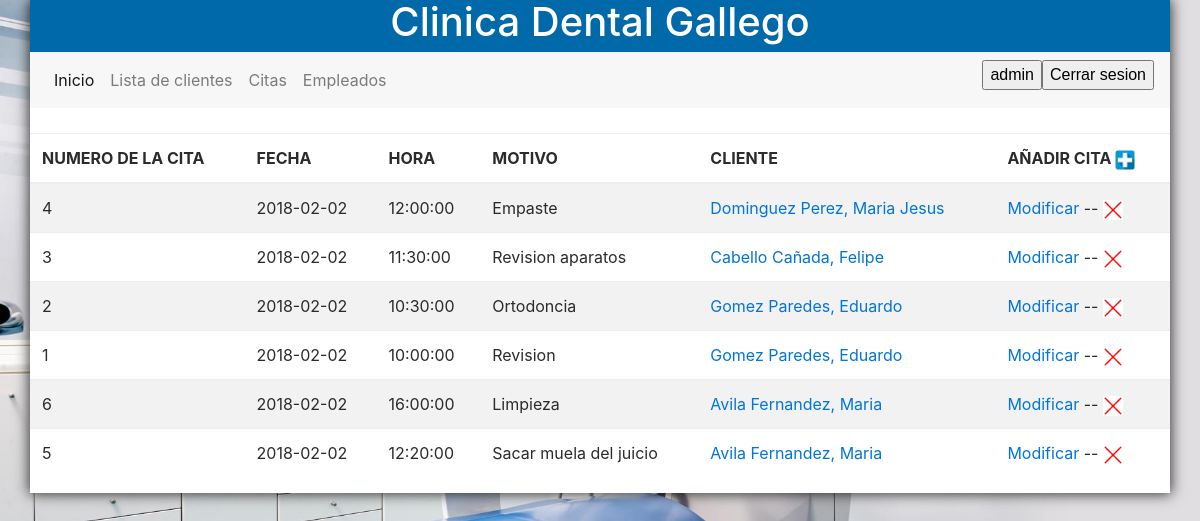
The app's page /admin/citas.php (signed in) with its own data.
### tables this page shows
CREATE TABLE IF NOT EXISTS `citas` (
  `numero` INT(11) NOT NULL AUTO_INCREMENT,
  `fecha` DATE NOT NULL,
  `motivo` VARCHAR(45) NOT NULL,
  `hora` time NOT NULL,
  `id_usuario` INT(11) NOT NULL,
  PRIMARY KEY (`numero`, `id_usuario`),
  CONSTRAINT
    FOREIGN KEY (`id_usuario`)
    REFERENCES `usuarios` (`id_usuario`)
    ON DELETE CASCADE
    ON UPDATE CASCADE);

CREATE TABLE IF NOT EXISTS `facturas` (
  `id_factura` INT(11) NOT NULL AUTO_INCREMENT,
  `cantidad` VARCHAR(45) NOT NULL,
  `numero` INT(11) NOT NULL,
  PRIMARY KEY (`id_factura`, `numero`),
  CONSTRAINT `numero`
    FOREIGN KEY (`numero`)
    REFERENCES `citas` (`numero`)
    ON DELETE CASCADE
    ON UPDATE CASCADE);

CREATE TABLE IF NOT EXISTS `usuarios` (
  `id_usuario` INT(11) NOT NULL AUTO_INCREMENT,
  `nombre` VARCHAR(100) NOT NULL,
  `apellidos` VARCHAR(200) NOT NULL,
  `telefono` INT(9) NOT NULL,
  `user` VARCHAR(45) NOT NULL,
  `password` VARCHAR(45) NOT NULL,
  `tipo` VARCHAR(5) NOT NULL,
  `foto` VARCHAR(200),
  PRIMARY KEY (`id_usuario`));

### admin/citas.php (the view, shortened to what this page needs)
<?php
include_once '../funciones.php';
 ?>
<!DOCTYPE html>
<html lang="es">
  <head>
    <link rel="stylesheet" href="../css/bootstrap.min.css">
    <link rel="stylesheet" href="../js/bootstrap.min.js">
    <link rel="stylesheet" href="../estilo.css">
  </head>
  <body>
      <?php
      $connection=conectar();
      ?>
      <div class="container">
         <?php
          titulo();
          navegador_admin();
          ?>
          <div class="row">
                  <table class="table table-striped">
                      <thead>
                        <tr>
                          <th>NUMERO DE LA CITA </th>
                          <th>FECHA </th>
                          <th>HORA </th>
                          <th>MOTIVO</th>
                          <th>CLIENTE</th>
                          <th>AÑADIR CITA <a href="citas/nueva_cita.php"><img src='images/mas.jpg' width='20' height='20'/></a></th>
                        </tr>
          </thead>
                      <?php
                            $query="select c.*, u.*, f.* from citas c
                                    join usuarios u on c.id_usuario = u.id_usuario
                                    join facturas f where c.numero = f.numero order by fecha desc";
                            if ($result = $connection->query($query)) {
                                while($obj = $result->fetch_object()) {
                                        echo "<tr>";
                                        echo "<td>".$obj->numero."</a></td>";
                                        echo "<td>".$obj->fecha."</td>";
                                        echo "<td>".$obj->hora."</td>";
                                        echo "<td>".$obj->motivo."</td>";
                                        echo "<td><a href='clientes/informe.php?id_usuario=".$obj->id_usuario."'>".$obj->apellidos.", ".$obj->nombre."</td></a>";
                                        echo "<td><a href='facturas/modificar.php?id_factura=".$obj->id_factura."'>  Modificar</a>   --
                                            <a href='citas/borrar.php?numero=".$obj->numero."'><img src='images/croos.png' width='20' height='20'/></a>
                                        </td>";
                                      echo "</tr>";
                                  }
                      }
                    ?>
                  </table>
              </div>
      </div>
  </body>
</html>

### funciones.php (shortened to what this page needs)
<?php
function titulo(){
    echo "          <div class='row'>
                    <div id='titulo' class='col-md-12' >
                           <h1  style='text-align: center'>Clinica Dental Gallego</h1>
                    </div>
          </div>  ";
}
function navegador_admin() {
    echo "<div class='row'>
              <nav class='navbar navbar-toggleable-md navbar-light bg-faded col-12'>
                <div class='collapse navbar-collapse' id='navbarSupportedContent'>
                   <ul class='navbar-nav mr-auto'>
                      <li class='nav-item active'>
                           <a class='nav-link' href='index.php'>Inicio <span class='sr-only'>(current)</span></a>
                      </li>
                       <li class='nav-item'>
                            <a class='nav-link' href='clientes.php'>Lista de clientes</a>
                       </li>
                       <li class='nav-item'>
                             <a class='nav-link' href='citas.php'>Citas</a>
                       </li>
                       <li class='nav-item'>
                             <a class='nav-link' href='empleados.php'>Empleados</a>
                       </li>
                   </ul>
                   <ul class='nav navbar-nav navbar-right'>
                        <li>
                                <button type='button'>";
                        echo $_SESSION['user'];
                            echo "
                        </li>
                        <li>
                             <a href='logout.php'><button type='button'>Cerrar sesion</button></a>
                        </li>
                    </ul>
                </div>
            </nav>
          </div> ";
}
?>

### estilo.css (style rules this page uses)
body { background-color: #aef3ff; }
.container { min-height: 400px; background: white; -webkit-box-shadow: 0px 0px 13px 1px rgba(0,0,0,0.79); -moz-box-shadow: 0px 0px 13px 1px rgba(0,0,0,0.79); box-shadow: 0px 0px 13px 1px rgba(0,0,0,0.79); }
#titulo { background-color: #0069AA; color: white; }
.table { margin-top: 25px; }

### admin/citas.php (style rules this page uses)
body { background: url(../imagenes/dental.jpg); display:flex; align-items:center; margin: auto; background-repeat:no-repeat; background-position:center center; background-attachment:fixed; -o-background-size: 100% 100%, auto; -moz-background-size: 100% 100%, auto; -webkit-background-size: 100% 100%, auto; background-size: 100% 100%, auto; }

### records on screen
citas: facturas.numero "4", fecha "2018-02-02", hora "12:00:00", motivo "Empaste", id_usuario.apellidos "Dominguez Perez", id_usuario.nombre "Maria Jesus"
citas: facturas.numero "3", fecha "2018-02-02", hora "11:30:00", motivo "Revision aparatos", id_usuario.apellidos "Cabello Cañada", id_usuario.nombre "Felipe"
citas: facturas.numero "2", fecha "2018-02-02", hora "10:30:00", motivo "Ortodoncia", id_usuario.apellidos "Gomez Paredes", id_usuario.nombre "Eduardo"
citas: facturas.numero "1", fecha "2018-02-02", hora "10:00:00", motivo "Revision", id_usuario.apellidos "Gomez Paredes", id_usuario.nombre "Eduardo"
citas: facturas.numero "6", fecha "2018-02-02", hora "16:00:00", motivo "Limpieza", id_usuario.apellidos "Avila Fernandez", id_usuario.nombre "Maria"
citas: facturas.numero "5", fecha "2018-02-02", hora "12:20:00", motivo "Sacar muela del juicio", id_usuario.apellidos "Avila Fernandez", id_usuario.nombre "Maria"

### other values on screen
$_SESSION['user'] "admin"
